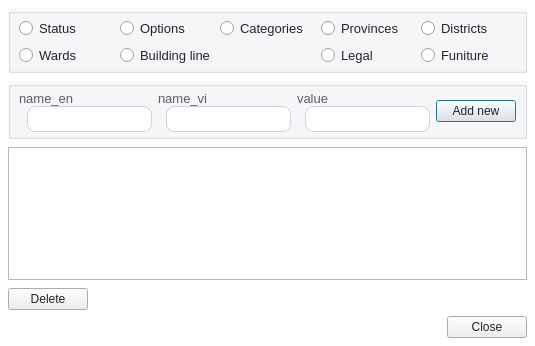
<?xml version="1.0" encoding="UTF-8"?>
<ui version="4.0">
 <class>Dialog_REProductSettings</class>
 <widget class="QDialog" name="Dialog_REProductSettings">
  <property name="geometry">
   <rect>
    <x>0</x>
    <y>0</y>
    <width>535</width>
    <height>346</height>
   </rect>
  </property>
  <property name="windowTitle">
   <string>Dialog</string>
  </property>
  <property name="styleSheet">
   <string notr="true">#Dialog_REProductSettings {
  font-family: &quot;Courier New&quot;;
  background-color: #FFFFFF;
}
QGroupBox {
  font-family: &quot;Courier New&quot;;
  font-size: 13px;
  background-color: rgba(248, 249, 250, 1);
}
QLineEdit {
  padding: 4px 0;
  border: 1px solid #ced4da;
  border-radius: 8px;
  margin-left: 8px;
  padding-left: 4px;
  background-color: #FFFFFF;
  color:#212529;
}
QPlainTextEdit {
	background-color: #FFFFFF;
  color:#212529;
}
QLabel {
  font-family: &quot;Courier New&quot;;
  font-size: 13px;
  color: rgb(90, 93, 97);
}
QRadioButton {
  font-family: &quot;Courier New&quot;;
  font-size: 13px;
  color: #212529;
}
QComboBox {
  font-family: &quot;Courier New&quot;;
  font-size: 13px;
  color: #212529;
}
QPushButton {
  color: #212529;
}

</string>
  </property>
  <layout class="QVBoxLayout" name="verticalLayout_5">
   <property name="leftMargin">
    <number>8</number>
   </property>
   <property name="topMargin">
    <number>8</number>
   </property>
   <property name="rightMargin">
    <number>8</number>
   </property>
   <property name="bottomMargin">
    <number>8</number>
   </property>
   <item>
    <layout class="QVBoxLayout" name="verticalLayout_4">
     <property name="spacing">
      <number>8</number>
     </property>
     <property name="bottomMargin">
      <number>0</number>
     </property>
     <item>
      <widget class="QGroupBox" name="groupBox">
       <property name="title">
        <string/>
       </property>
       <layout class="QGridLayout" name="gridLayout_5">
        <property name="leftMargin">
         <number>8</number>
        </property>
        <property name="topMargin">
         <number>4</number>
        </property>
        <property name="rightMargin">
         <number>8</number>
        </property>
        <property name="bottomMargin">
         <number>4</number>
        </property>
        <item row="0" column="0">
         <layout class="QGridLayout" name="gridLayout_4">
          <item row="0" column="4">
           <widget class="QRadioButton" name="districts_radio">
            <property name="text">
             <string>Districts</string>
            </property>
           </widget>
          </item>
          <item row="0" column="2">
           <widget class="QRadioButton" name="categories_radio">
            <property name="text">
             <string>Categories</string>
            </property>
           </widget>
          </item>
          <item row="1" column="3">
           <widget class="QRadioButton" name="legal_s_radio">
            <property name="text">
             <string>Legal</string>
            </property>
           </widget>
          </item>
          <item row="1" column="4">
           <widget class="QRadioButton" name="furniture_s_radio">
            <property name="text">
             <string>Funiture</string>
            </property>
           </widget>
          </item>
          <item row="0" column="3">
           <widget class="QRadioButton" name="provinces_radio">
            <property name="text">
             <string>Provinces</string>
            </property>
           </widget>
          </item>
          <item row="0" column="1">
           <widget class="QRadioButton" name="options_radio">
            <property name="text">
             <string>Options</string>
            </property>
           </widget>
          </item>
          <item row="0" column="0">
           <widget class="QRadioButton" name="statuses_radio">
            <property name="text">
             <string>Status</string>
            </property>
           </widget>
          </item>
          <item row="1" column="0">
           <widget class="QRadioButton" name="wards_radio">
            <property name="text">
             <string>Wards</string>
            </property>
           </widget>
          </item>
          <item row="1" column="1" colspan="2">
           <widget class="QRadioButton" name="building_line_s_radio">
            <property name="text">
             <string>Building line</string>
            </property>
           </widget>
          </item>
         </layout>
        </item>
       </layout>
      </widget>
     </item>
     <item>
      <widget class="QGroupBox" name="field_container">
       <property name="title">
        <string/>
       </property>
       <layout class="QHBoxLayout" name="horizontalLayout_2">
        <property name="leftMargin">
         <number>8</number>
        </property>
        <property name="topMargin">
         <number>4</number>
        </property>
        <property name="rightMargin">
         <number>8</number>
        </property>
        <property name="bottomMargin">
         <number>4</number>
        </property>
        <item>
         <layout class="QHBoxLayout" name="horizontalLayout">
          <item>
           <widget class="QWidget" name="name_en_container" native="true">
            <property name="styleSheet">
             <string notr="true"/>
            </property>
            <layout class="QGridLayout" name="gridLayout_2">
             <property name="leftMargin">
              <number>0</number>
             </property>
             <property name="topMargin">
              <number>0</number>
             </property>
             <property name="rightMargin">
              <number>0</number>
             </property>
             <property name="bottomMargin">
              <number>0</number>
             </property>
             <property name="horizontalSpacing">
              <number>4</number>
             </property>
             <item row="0" column="0">
              <layout class="QVBoxLayout" name="verticalLayout_2">
               <property name="spacing">
                <number>0</number>
               </property>
               <item>
                <widget class="QLabel" name="name_en_label">
                 <property name="text">
                  <string>name_en</string>
                 </property>
                </widget>
               </item>
               <item>
                <widget class="QLineEdit" name="name_en_input"/>
               </item>
              </layout>
             </item>
            </layout>
           </widget>
          </item>
          <item>
           <widget class="QWidget" name="name_vi_container" native="true">
            <property name="styleSheet">
             <string notr="true"/>
            </property>
            <layout class="QGridLayout" name="gridLayout">
             <property name="leftMargin">
              <number>0</number>
             </property>
             <property name="topMargin">
              <number>0</number>
             </property>
             <property name="rightMargin">
              <number>0</number>
             </property>
             <property name="bottomMargin">
              <number>0</number>
             </property>
             <property name="horizontalSpacing">
              <number>4</number>
             </property>
             <item row="0" column="0">
              <layout class="QVBoxLayout" name="verticalLayout">
               <property name="spacing">
                <number>0</number>
               </property>
               <item>
                <widget class="QLabel" name="name_v_label">
                 <property name="text">
                  <string>name_vi</string>
                 </property>
                </widget>
               </item>
               <item>
                <widget class="QLineEdit" name="name_v_input"/>
               </item>
              </layout>
             </item>
            </layout>
           </widget>
          </item>
          <item>
           <widget class="QWidget" name="value_container" native="true">
            <property name="styleSheet">
             <string notr="true"/>
            </property>
            <layout class="QGridLayout" name="gridLayout_3">
             <property name="leftMargin">
              <number>0</number>
             </property>
             <property name="topMargin">
              <number>0</number>
             </property>
             <property name="rightMargin">
              <number>0</number>
             </property>
             <property name="bottomMargin">
              <number>0</number>
             </property>
             <property name="horizontalSpacing">
              <number>4</number>
             </property>
             <item row="0" column="0">
              <layout class="QVBoxLayout" name="verticalLayout_3">
               <property name="spacing">
                <number>0</number>
               </property>
               <item>
                <widget class="QLabel" name="value_label">
                 <property name="text">
                  <string>value</string>
                 </property>
                </widget>
               </item>
               <item>
                <widget class="QLineEdit" name="value_input"/>
               </item>
              </layout>
             </item>
            </layout>
           </widget>
          </item>
          <item>
           <widget class="QPushButton" name="create_btn">
            <property name="text">
             <string>Add new</string>
            </property>
           </widget>
          </item>
         </layout>
        </item>
       </layout>
      </widget>
     </item>
     <item>
      <widget class="QTableView" name="tableView"/>
     </item>
     <item>
      <layout class="QHBoxLayout" name="horizontalLayout_3">
       <item>
        <widget class="QPushButton" name="delete_btn">
         <property name="autoFillBackground">
          <bool>true</bool>
         </property>
         <property name="styleSheet">
          <string notr="true"/>
         </property>
         <property name="text">
          <string>Delete</string>
         </property>
        </widget>
       </item>
       <item>
        <spacer name="horizontalSpacer">
         <property name="orientation">
          <enum>Qt::Orientation::Horizontal</enum>
         </property>
         <property name="sizeHint" stdset="0">
          <size>
           <width>40</width>
           <height>20</height>
          </size>
         </property>
        </spacer>
       </item>
      </layout>
     </item>
    </layout>
   </item>
   <item>
    <widget class="QDialogButtonBox" name="buttonBox">
     <property name="orientation">
      <enum>Qt::Orientation::Horizontal</enum>
     </property>
     <property name="standardButtons">
      <set>QDialogButtonBox::StandardButton::Close</set>
     </property>
    </widget>
   </item>
  </layout>
 </widget>
 <tabstops>
  <tabstop>statuses_radio</tabstop>
  <tabstop>options_radio</tabstop>
  <tabstop>categories_radio</tabstop>
  <tabstop>provinces_radio</tabstop>
  <tabstop>districts_radio</tabstop>
  <tabstop>wards_radio</tabstop>
  <tabstop>building_line_s_radio</tabstop>
  <tabstop>legal_s_radio</tabstop>
  <tabstop>furniture_s_radio</tabstop>
  <tabstop>name_en_input</tabstop>
  <tabstop>name_v_input</tabstop>
  <tabstop>create_btn</tabstop>
  <tabstop>value_input</tabstop>
  <tabstop>tableView</tabstop>
 </tabstops>
 <resources/>
 <connections>
  <connection>
   <sender>buttonBox</sender>
   <signal>accepted()</signal>
   <receiver>Dialog_REProductSettings</receiver>
   <slot>accept()</slot>
   <hints>
    <hint type="sourcelabel">
     <x>256</x>
     <y>345</y>
    </hint>
    <hint type="destinationlabel">
     <x>157</x>
     <y>274</y>
    </hint>
   </hints>
  </connection>
  <connection>
   <sender>buttonBox</sender>
   <signal>rejected()</signal>
   <receiver>Dialog_REProductSettings</receiver>
   <slot>reject()</slot>
   <hints>
    <hint type="sourcelabel">
     <x>324</x>
     <y>345</y>
    </hint>
    <hint type="destinationlabel">
     <x>286</x>
     <y>274</y>
    </hint>
   </hints>
  </connection>
 </connections>
</ui>
